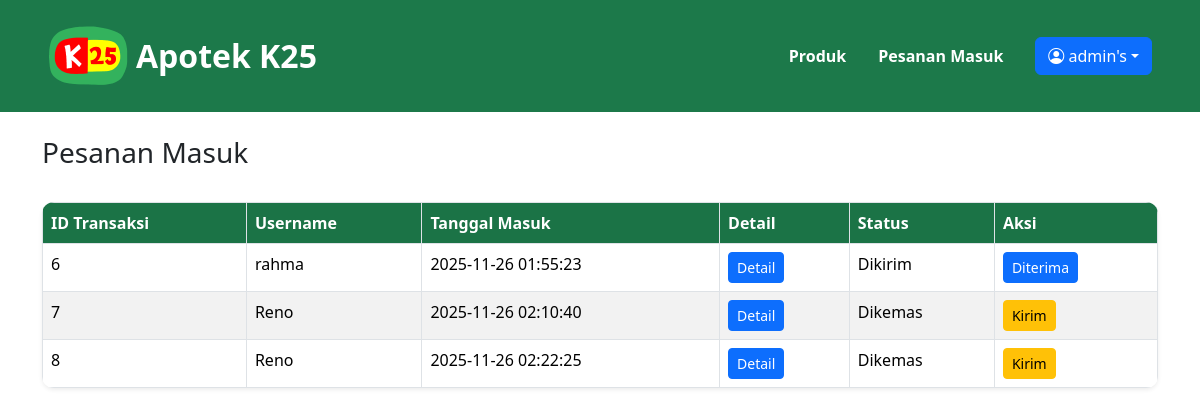
Page /admin/pesanan.php (signed in) on the committed database.
### tables this page shows
CREATE TABLE `transaksi` (
  `id_transaksi` int(11) NOT NULL,
  `tanggal` datetime DEFAULT current_timestamp(),
  `username` varchar(50) DEFAULT NULL,
  `lokasi` text NOT NULL,
  `metode_pembayaran` enum('Tunai','Transfer') NOT NULL,
  `status` enum('Dikemas','Dikirim','Selesai') NOT NULL DEFAULT 'Dikemas'
);

### admin/pesanan.php (the view, shortened to what this page needs)
<!doctype html>
<html lang="en">
<head>
    <link rel="stylesheet" href="https://cdn.jsdelivr.net/npm/bootstrap-icons@1.13.1/font/bootstrap-icons.min.css">
    <link href="https://cdn.jsdelivr.net/npm/bootstrap@5.3.8/dist/css/bootstrap.min.css" rel="stylesheet"
>
</head>
<body style="background-color: #ffffff;">
    <?php include ('adminHeader.php'); ?>
    <div class="container m-4 mx-auto">
        <h3>Pesanan Masuk</h3><br>
        <table class="table table-striped table-bordered th-color shadow-sm" style="border-radius: 12px; overflow: hidden">
            <tr>
                <th>ID Transaksi</th>
                <th>Username</th>
                <th>Tanggal Masuk</th>
                <th>Detail</th>
                <th>Status</th>
                <th>Aksi</th>
            </tr>
            <?php
                include ('../connection.php');
                $sql = "SELECT * FROM transaksi ORDER BY id_transaksi ASC";
                $query = mysqli_query($connect, $sql);
                while ($data = mysqli_fetch_array($query)){ ?>
            <tr>
                <td><?=$data['id_transaksi']?></td>
                <td><?=$data['username']?></td>
                <td><?=$data['tanggal']?></td>
                <td><a href="detailPesanan.php?id=<?=$data['id_transaksi']?>" class="btn btn-primary btn-sm">Detail</a></td>
                <td><?=$data['status']?></td>
                <td>
                    <?php
                        if ($data['status'] == "Dikemas") {
                            echo "<a href='ubah_status.php?id=" . $data['id_transaksi'] . "&aksi=kirim' class='btn btn-warning btn-sm'>Kirim</a>";
                        }
                        else if ($data['status'] == "Dikirim") {
                            echo "<a href='ubah_status.php?id=" . $data['id_transaksi'] . "&aksi=selesai' class='btn btn-primary btn-sm'>Diterima</a>";
                        }
                    ?>
                </td>
            </tr>
            <?php }
            ?>
        </table>
    </div>
</body>
</html>

### admin/pesanan.php (style rules this page uses)
.th-color th { background-color: #1c794a; color: white; }

### rows in the picture
transaksi: id_transaksi "6", username "rahma", tanggal "2025-11-26 01:55:23", status "Dikirim"
transaksi: id_transaksi "7", username "Reno", tanggal "2025-11-26 02:10:40", status "Dikemas"
transaksi: id_transaksi "8", username "Reno", tanggal "2025-11-26 02:22:25", status "Dikemas"

### other values in the picture
$username "admin"
